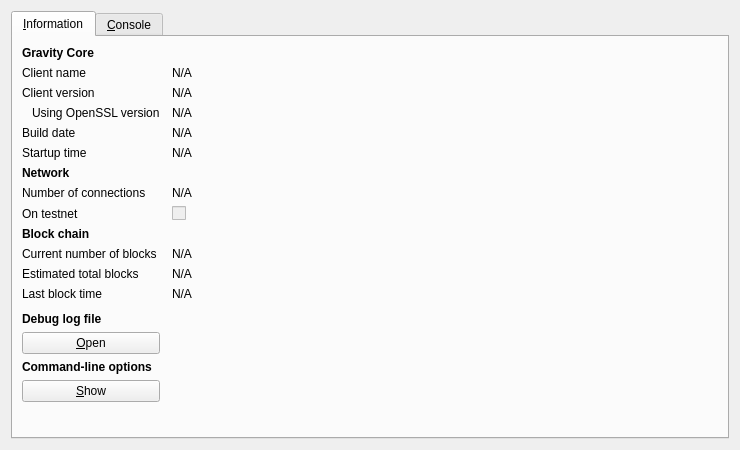
<?xml version="1.0" encoding="UTF-8"?>
<ui version="4.0">
 <class>RPCConsole</class>
 <widget class="QDialog" name="RPCConsole">
  <property name="geometry">
   <rect>
    <x>0</x>
    <y>0</y>
    <width>740</width>
    <height>450</height>
   </rect>
  </property>
  <property name="windowTitle">
   <string>Gravity - Debug window</string>
  </property>
  <layout class="QVBoxLayout" name="verticalLayout_2">
   <item>
    <widget class="QTabWidget" name="tabWidget">
     <property name="currentIndex">
      <number>0</number>
     </property>
     <widget class="QWidget" name="tab_info">
      <attribute name="title">
       <string>&amp;Information</string>
      </attribute>
      <layout class="QGridLayout" name="gridLayout" columnstretch="0,1">
       <property name="horizontalSpacing">
        <number>12</number>
       </property>
       <item row="0" column="0">
        <widget class="QLabel" name="label_9">
         <property name="font">
          <font>
           <weight>75</weight>
           <bold>true</bold>
          </font>
         </property>
         <property name="text">
          <string>Gravity Core</string>
         </property>
        </widget>
       </item>
       <item row="1" column="0">
        <widget class="QLabel" name="label_5">
         <property name="text">
          <string>Client name</string>
         </property>
        </widget>
       </item>
       <item row="1" column="1">
        <widget class="QLabel" name="clientName">
         <property name="cursor">
          <cursorShape>IBeamCursor</cursorShape>
         </property>
         <property name="text">
          <string>N/A</string>
         </property>
         <property name="textFormat">
          <enum>Qt::PlainText</enum>
         </property>
         <property name="textInteractionFlags">
          <set>Qt::LinksAccessibleByMouse|Qt::TextSelectableByKeyboard|Qt::TextSelectableByMouse</set>
         </property>
        </widget>
       </item>
       <item row="2" column="0">
        <widget class="QLabel" name="label_6">
         <property name="text">
          <string>Client version</string>
         </property>
        </widget>
       </item>
       <item row="2" column="1">
        <widget class="QLabel" name="clientVersion">
         <property name="cursor">
          <cursorShape>IBeamCursor</cursorShape>
         </property>
         <property name="text">
          <string>N/A</string>
         </property>
         <property name="textFormat">
          <enum>Qt::PlainText</enum>
         </property>
         <property name="textInteractionFlags">
          <set>Qt::LinksAccessibleByMouse|Qt::TextSelectableByKeyboard|Qt::TextSelectableByMouse</set>
         </property>
        </widget>
       </item>
       <item row="3" column="0">
        <widget class="QLabel" name="label_14">
         <property name="text">
          <string>Using OpenSSL version</string>
         </property>
         <property name="indent">
          <number>10</number>
         </property>
        </widget>
       </item>
       <item row="3" column="1">
        <widget class="QLabel" name="openSSLVersion">
         <property name="cursor">
          <cursorShape>IBeamCursor</cursorShape>
         </property>
         <property name="text">
          <string>N/A</string>
         </property>
         <property name="textFormat">
          <enum>Qt::PlainText</enum>
         </property>
         <property name="textInteractionFlags">
          <set>Qt::LinksAccessibleByMouse|Qt::TextSelectableByKeyboard|Qt::TextSelectableByMouse</set>
         </property>
        </widget>
       </item>
       <item row="4" column="0">
        <widget class="QLabel" name="label_12">
         <property name="text">
          <string>Build date</string>
         </property>
        </widget>
       </item>
       <item row="4" column="1">
        <widget class="QLabel" name="buildDate">
         <property name="cursor">
          <cursorShape>IBeamCursor</cursorShape>
         </property>
         <property name="text">
          <string>N/A</string>
         </property>
         <property name="textFormat">
          <enum>Qt::PlainText</enum>
         </property>
         <property name="textInteractionFlags">
          <set>Qt::LinksAccessibleByMouse|Qt::TextSelectableByKeyboard|Qt::TextSelectableByMouse</set>
         </property>
        </widget>
       </item>
       <item row="5" column="0">
        <widget class="QLabel" name="label_13">
         <property name="text">
          <string>Startup time</string>
         </property>
        </widget>
       </item>
       <item row="5" column="1">
        <widget class="QLabel" name="startupTime">
         <property name="cursor">
          <cursorShape>IBeamCursor</cursorShape>
         </property>
         <property name="text">
          <string>N/A</string>
         </property>
         <property name="textFormat">
          <enum>Qt::PlainText</enum>
         </property>
         <property name="textInteractionFlags">
          <set>Qt::LinksAccessibleByMouse|Qt::TextSelectableByKeyboard|Qt::TextSelectableByMouse</set>
         </property>
        </widget>
       </item>
       <item row="6" column="0">
        <widget class="QLabel" name="label_11">
         <property name="font">
          <font>
           <weight>75</weight>
           <bold>true</bold>
          </font>
         </property>
         <property name="text">
          <string>Network</string>
         </property>
        </widget>
       </item>
       <item row="7" column="0">
        <widget class="QLabel" name="label_7">
         <property name="text">
          <string>Number of connections</string>
         </property>
        </widget>
       </item>
       <item row="7" column="1">
        <widget class="QLabel" name="numberOfConnections">
         <property name="cursor">
          <cursorShape>IBeamCursor</cursorShape>
         </property>
         <property name="text">
          <string>N/A</string>
         </property>
         <property name="textFormat">
          <enum>Qt::PlainText</enum>
         </property>
         <property name="textInteractionFlags">
          <set>Qt::LinksAccessibleByMouse|Qt::TextSelectableByKeyboard|Qt::TextSelectableByMouse</set>
         </property>
        </widget>
       </item>
       <item row="8" column="0">
        <widget class="QLabel" name="label_8">
         <property name="text">
          <string>On testnet</string>
         </property>
        </widget>
       </item>
       <item row="8" column="1">
        <widget class="QCheckBox" name="isTestNet">
         <property name="enabled">
          <bool>false</bool>
         </property>
         <property name="text">
          <string/>
         </property>
        </widget>
       </item>
       <item row="9" column="0">
        <widget class="QLabel" name="label_10">
         <property name="font">
          <font>
           <weight>75</weight>
           <bold>true</bold>
          </font>
         </property>
         <property name="text">
          <string>Block chain</string>
         </property>
        </widget>
       </item>
       <item row="10" column="0">
        <widget class="QLabel" name="label_3">
         <property name="text">
          <string>Current number of blocks</string>
         </property>
        </widget>
       </item>
       <item row="10" column="1">
        <widget class="QLabel" name="numberOfBlocks">
         <property name="cursor">
          <cursorShape>IBeamCursor</cursorShape>
         </property>
         <property name="text">
          <string>N/A</string>
         </property>
         <property name="textFormat">
          <enum>Qt::PlainText</enum>
         </property>
         <property name="textInteractionFlags">
          <set>Qt::LinksAccessibleByMouse|Qt::TextSelectableByKeyboard|Qt::TextSelectableByMouse</set>
         </property>
        </widget>
       </item>
       <item row="11" column="0">
        <widget class="QLabel" name="label_4">
         <property name="text">
          <string>Estimated total blocks</string>
         </property>
        </widget>
       </item>
       <item row="11" column="1">
        <widget class="QLabel" name="totalBlocks">
         <property name="cursor">
          <cursorShape>IBeamCursor</cursorShape>
         </property>
         <property name="text">
          <string>N/A</string>
         </property>
         <property name="textFormat">
          <enum>Qt::PlainText</enum>
         </property>
         <property name="textInteractionFlags">
          <set>Qt::LinksAccessibleByMouse|Qt::TextSelectableByKeyboard|Qt::TextSelectableByMouse</set>
         </property>
        </widget>
       </item>
       <item row="12" column="0">
        <widget class="QLabel" name="label_2">
         <property name="text">
          <string>Last block time</string>
         </property>
        </widget>
       </item>
       <item row="12" column="1">
        <widget class="QLabel" name="lastBlockTime">
         <property name="cursor">
          <cursorShape>IBeamCursor</cursorShape>
         </property>
         <property name="text">
          <string>N/A</string>
         </property>
         <property name="textFormat">
          <enum>Qt::PlainText</enum>
         </property>
         <property name="textInteractionFlags">
          <set>Qt::LinksAccessibleByMouse|Qt::TextSelectableByKeyboard|Qt::TextSelectableByMouse</set>
         </property>
        </widget>
       </item>
       <item row="13" column="0">
        <spacer name="verticalSpacer_2">
         <property name="orientation">
          <enum>Qt::Vertical</enum>
         </property>
         <property name="sizeHint" stdset="0">
          <size>
           <width>20</width>
           <height>20</height>
          </size>
         </property>
        </spacer>
       </item>
       <item row="14" column="0">
        <widget class="QLabel" name="labelDebugLogfile">
         <property name="font">
          <font>
           <weight>75</weight>
           <bold>true</bold>
          </font>
         </property>
         <property name="text">
          <string>Debug log file</string>
         </property>
        </widget>
       </item>
       <item row="15" column="0">
        <widget class="QPushButton" name="openDebugLogfileButton">
         <property name="toolTip">
          <string>Open the Gravity debug log file from the current data directory. This can take a few seconds for large log files.</string>
         </property>
         <property name="text">
          <string>&amp;Open</string>
         </property>
         <property name="autoDefault">
          <bool>false</bool>
         </property>
        </widget>
       </item>
       <item row="16" column="0">
        <widget class="QLabel" name="labelCLOptions">
         <property name="font">
          <font>
           <weight>75</weight>
           <bold>true</bold>
          </font>
         </property>
         <property name="text">
          <string>Command-line options</string>
         </property>
        </widget>
       </item>
       <item row="17" column="0">
        <widget class="QPushButton" name="showCLOptionsButton">
         <property name="toolTip">
          <string>Show the Gravity-Qt help message to get a list with possible Gravity command-line options.</string>
         </property>
         <property name="text">
          <string>&amp;Show</string>
         </property>
         <property name="autoDefault">
          <bool>false</bool>
         </property>
        </widget>
       </item>
       <item row="18" column="0">
        <spacer name="verticalSpacer">
         <property name="orientation">
          <enum>Qt::Vertical</enum>
         </property>
         <property name="sizeHint" stdset="0">
          <size>
           <width>20</width>
           <height>40</height>
          </size>
         </property>
        </spacer>
       </item>
      </layout>
     </widget>
     <widget class="QWidget" name="tab_console">
      <attribute name="title">
       <string>&amp;Console</string>
      </attribute>
      <layout class="QVBoxLayout" name="verticalLayout_3">
       <property name="spacing">
        <number>3</number>
       </property>
       <item>
        <widget class="QTextEdit" name="messagesWidget">
         <property name="minimumSize">
          <size>
           <width>0</width>
           <height>100</height>
          </size>
         </property>
         <property name="readOnly">
          <bool>true</bool>
         </property>
         <property name="tabKeyNavigation" stdset="0">
          <bool>false</bool>
         </property>
         <property name="columnCount" stdset="0">
          <number>2</number>
         </property>
        </widget>
       </item>
       <item>
        <layout class="QHBoxLayout" name="horizontalLayout">
         <property name="spacing">
          <number>3</number>
         </property>
         <item>
          <widget class="QLabel" name="label">
           <property name="text">
            <string notr="true">&gt;</string>
           </property>
          </widget>
         </item>
         <item>
          <widget class="QLineEdit" name="lineEdit"/>
         </item>
         <item>
          <widget class="QPushButton" name="clearButton">
           <property name="maximumSize">
            <size>
             <width>24</width>
             <height>24</height>
            </size>
           </property>
           <property name="toolTip">
            <string>Clear console</string>
           </property>
           <property name="text">
            <string/>
           </property>
           <property name="icon">
            <iconset resource="../bitcoin.qrc">
             <normaloff>:/icons/remove</normaloff>:/icons/remove</iconset>
           </property>
           <property name="shortcut">
            <string notr="true">Ctrl+L</string>
           </property>
           <property name="autoDefault">
            <bool>false</bool>
           </property>
          </widget>
         </item>
        </layout>
       </item>
      </layout>
     </widget>
    </widget>
   </item>
  </layout>
 </widget>
 <resources>
  <include location="../bitcoin.qrc"/>
 </resources>
 <connections/>
</ui>
